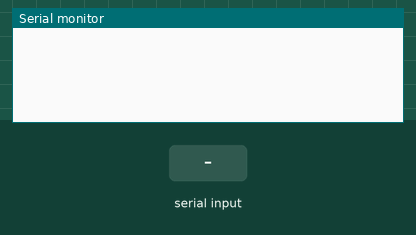
The sketch below on a simulated Arduino Uno, built with avr-gcc and run on an emulated ATmega328P. Shown: the last lines printed to the serial monitor. The inputs (shaded band) are chosen by the test bench.

Above: at 1.2 s.
1.3 s: "stop_charging\n" received over Serial
At 2.6 s:
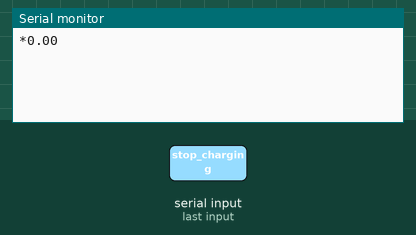
3.0 s: "$\n" received over Serial
At 3.42 s:
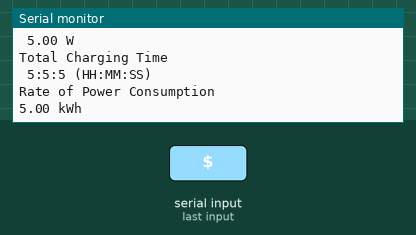

The sketch:

Bluetooth_with_TxRx.ino
```cpp
/**
 * With Serial pins Tx and Rx
 * Also, address all TODO statements
 */

/**
 * The value for max_authorized_cost will be send by the app
 */
double max_authorized_cost = 0.00;
/**
 * Stores the payment status sent from the app - either true or false
 */
boolean paymentStatus = false;
/**
 * Controls what is being sent to the app. Final cost or current power/cost/other values
 */
boolean send_final_cost = false;
/**
 * True when max_authorized cost has been recieved and false otherwise
 */
boolean start_charging = false;
/**
 * Stores the data read from the app
 */
String inputFromApp = "";

int count = 0;//for testing only

void setup() {
  Serial.begin(9600);


}
/* The app does not read and write data simultaneously because there is only one RFCOMM channel/socket
 * It is not possible to have multiple communication channels with the same Bluetooth Module
 * If the read starts first, write will be blocked until the read finishes, and vice versa
 * The reliability of data transfer is compromised (i.e: the message recieved is not the same as the message sent)
 * So make sure to only do one thing at a time, either read or write
 */
void loop() {
  recieveDataFromApp(); // this is a write operation for the app
  sendDataToApp();
  count++;
}
/**
 * Reads info send by the app. Checks if the string recieved says "payment_confirmed\n"
 * (Note: the newline is important)
 * If it does, paymentStatus is set to true; else paymentStatus = false.
 */
void recieveDataFromApp(){
  if (Serial.available()) {
    while(Serial.available()) { // While there is more to be read, keep reading.
      char char_read = (char)Serial.read();
      if(char_read == '\n')
        break;
      inputFromApp += char_read;
      delay(2);
    }
    if(inputFromApp == "payment_confirmed"){
      paymentStatus = true;
    }
    else if(inputFromApp == "stop_charging"){
      send_final_cost = true;
      //TODO call method to turn off the realy here
      start_charging = false;
      sendDataToApp();
    }
    else if(inputFromApp.charAt(0) == '$'){ //means max authorized price is being sent
      max_authorized_cost = inputFromApp.substring(1).toDouble();
      //TODO call method to turn on the relay here
      start_charging = true;
    }

    inputFromApp = "";
  }
}
/**
 * Sends the values to the app - also sends the final cost to the app when requested
 */
void sendDataToApp(){
    String to_send = "";
    if(!send_final_cost && start_charging){
        double cost = count; //TODO call the cost function here to get the correct cost value
        double power_consumed = count; //TODO call the power_consumed function here - in Watts
        int time_hours = count; //TODO call the charging time function here
        int time_minutes = count; //TODO call the charging time function here
        int time_seconds = count; //TODO call the charging time function here
        double rate_of_power_consumed = count; //TODO call the power consumed function here - in kWh

        to_send = formatData(cost,power_consumed,time_hours,time_minutes,
                      time_seconds,rate_of_power_consumed);
    }
    else if(send_final_cost){
        double cost = 50; //TODO call the cost function here to get the correct cost value

        if(cost > max_authorized_cost)
            to_send = "*" + (String)max_authorized_cost +"\t";
        else
            to_send = "*" + (String)cost +"\t";

        send_final_cost = false;
    }

    Serial.print(to_send);
    delay(500);
}
/**
 * Formats the data into the format that will be displayed on the app
 */
String formatData(double cost, double power_consumed, int time_hours,
                    int time_minutes, int time_seconds,
                    double rate_of_power_consumed){
  String temp = "Cost\n " + (String)cost + " $CAD\n";
  temp += "\nTotal Power Consumed\n " + (String)power_consumed + " W\n";
  temp += "\nTotal Charging Time\n " + (String)time_hours +":" + (String)time_minutes +
            ":" + (String)time_seconds + " (HH:MM:SS)\n";
  temp += "\nRate of Power Consumption\n" + (String)rate_of_power_consumed + " kWh\t";
  return temp;
}
```

Measured:
- after the input at 1.3 s, the serial monitor: prints a new line after 0.23 s (image 1)
- after the input at 3.0 s, the serial monitor: prints a new line at once (image 2)
